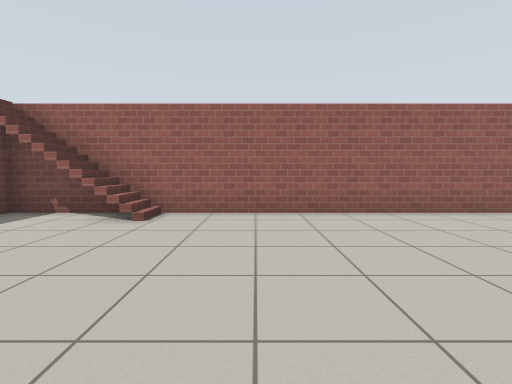
View 1 (above)

16 first-person views from a walk through a robot-simulator world made for Gazebo. The camera is 0.94 m above the floor, tilts 4° down and sees 85° across. The floor is counted in squares, 1 m on a side. Each view is taken from the middle of a square. On the plan, view 1 faces up. The plan holds only what a view shows up to about 11 squares ahead; the rest is blank. Simple patterns stand in for the simulator's built-in surfaces.

View 2
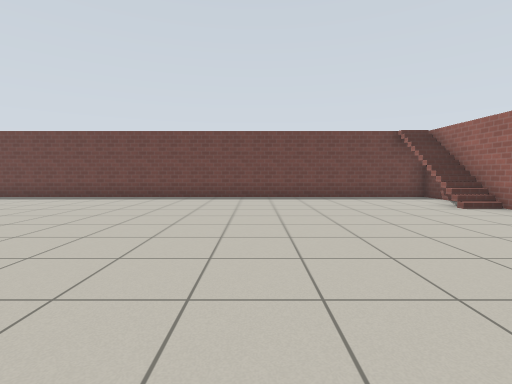

View 3
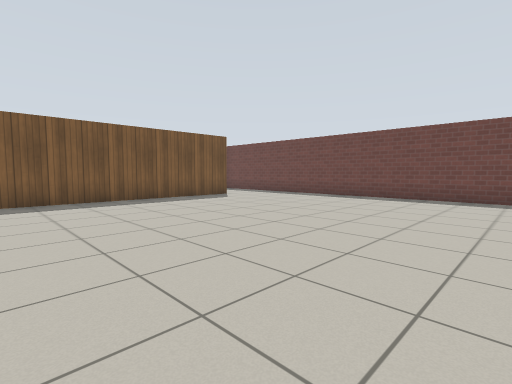

View 4
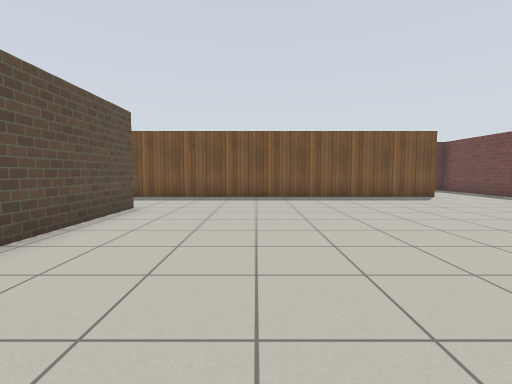

View 5
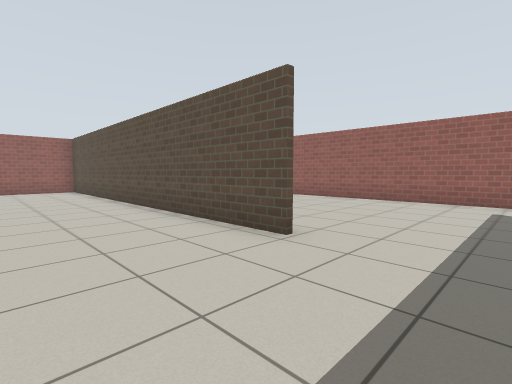

View 6
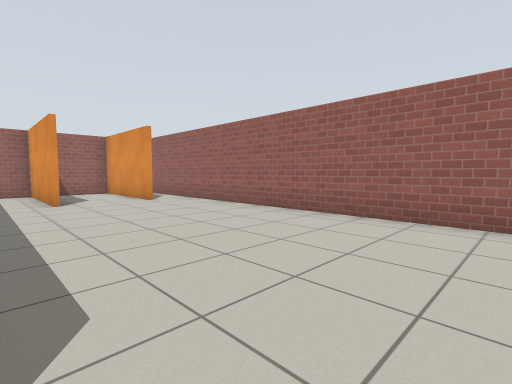

View 7
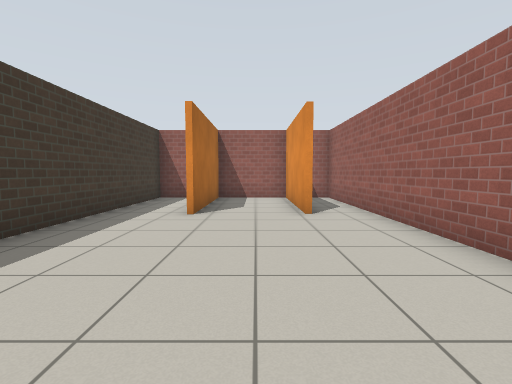

View 8
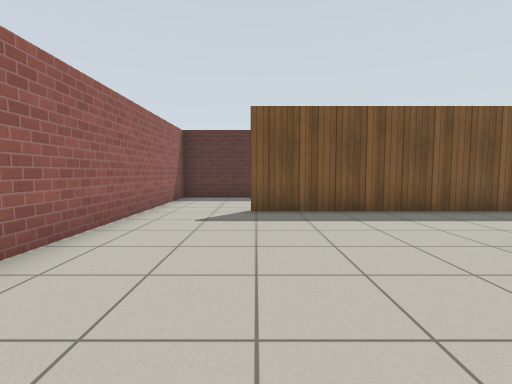

View 9
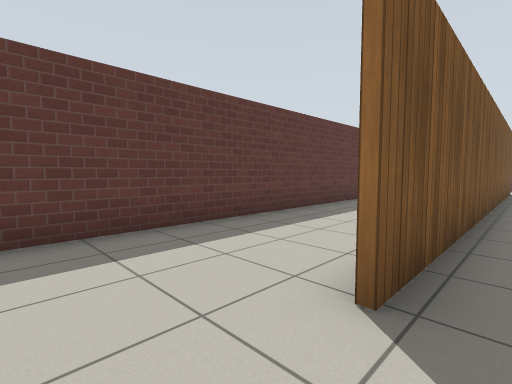

View 10
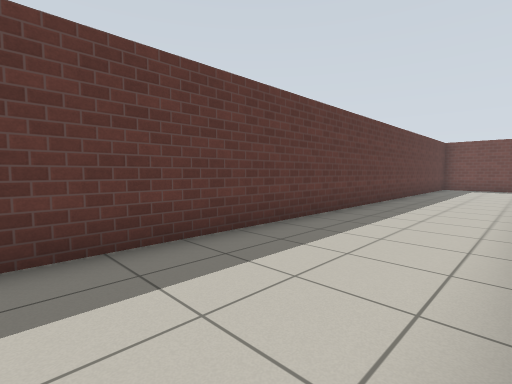

View 11
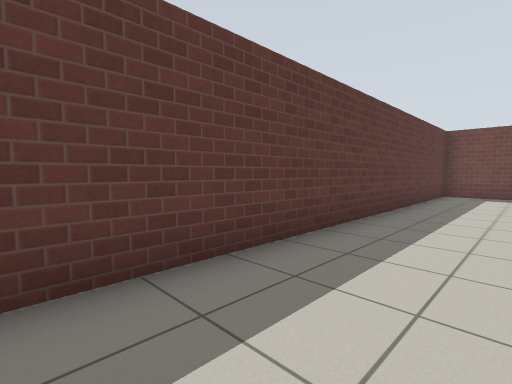

View 12
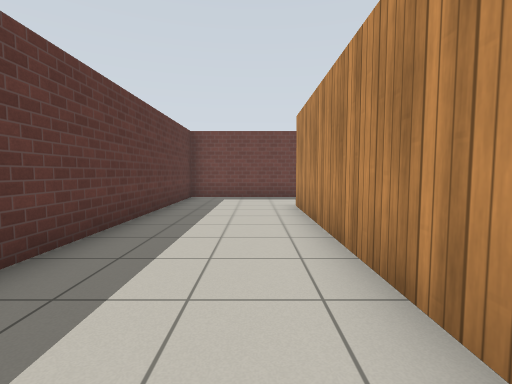

View 13
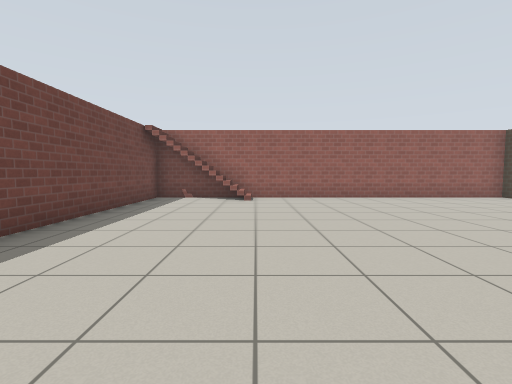

View 14
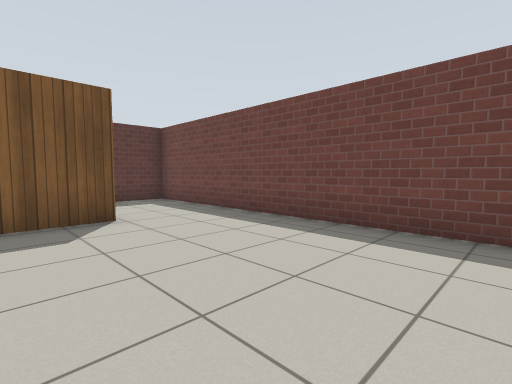

View 15
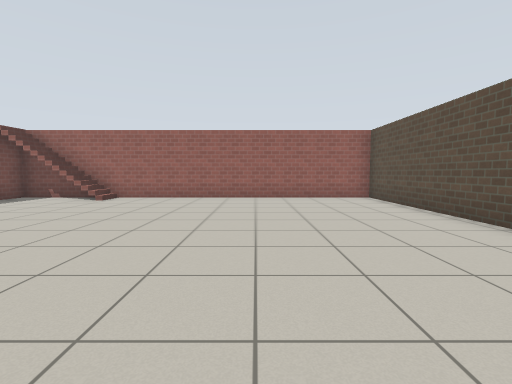

View 16
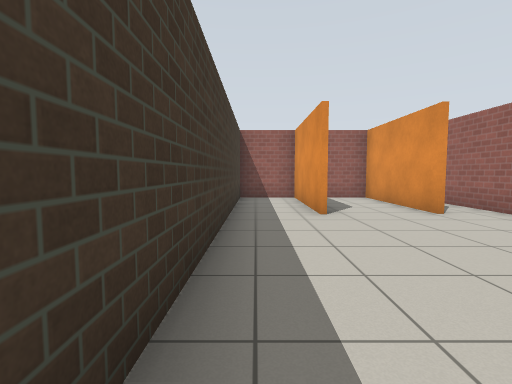

### Floor plan
Points are (right, up) in squares from view 1. A wall is a line through its corners. A room is listed if a view was taken in it or the views show most of it. See-through windows are left out.
Room 1 (views 1, 2, 3, 4, 5, 6, 7, 8, 9, 10, 11, 12, 13, 14, 15, 16)
walls: (7.3, -6.5) (7.3, 6.5); (3.9, -9.9) (-2.9, -9.9); (9.5, 2.1) (9.5, 6.5) (-5.7, 6.5) (-5.7, -13.5) (13.7, -13.5) (13.7, 6.5) (9.6, 6.5) (9.6, 2.1); (-3, -9.7) (11.1, -9.7); (12.1, 2.2) (12.1, 6.5); (7.4, 6.5) (7.4, -3.5)
objects: stairs (-5, 5)

Where each view was taken, in squares from view 1:
view 1: 0 up, 0 right, facing up
view 2: 0 up, 5 right, facing left
view 3: 0 up, 5 right, facing down-left
view 4: 1 up, 4 right, facing down
view 5: 9 down, 4 right, facing up-right
view 6: 7 down, 8 right, facing up-right
view 7: 4 down, 11 right, facing up
view 8: 3 down, 11 right, facing down
view 9: 9 down, 13 right, facing down-left
view 10: 10 down, 12 right, facing down-left
view 11: 11 down, 7 right, facing down-left
view 12: 11 down, 5 right, facing left
view 13: 4 down, 2 left, facing up
view 14: 4 down, 1 left, facing down-left
view 15: 4 down, 3 right, facing up
view 16: 4 down, 8 right, facing up
